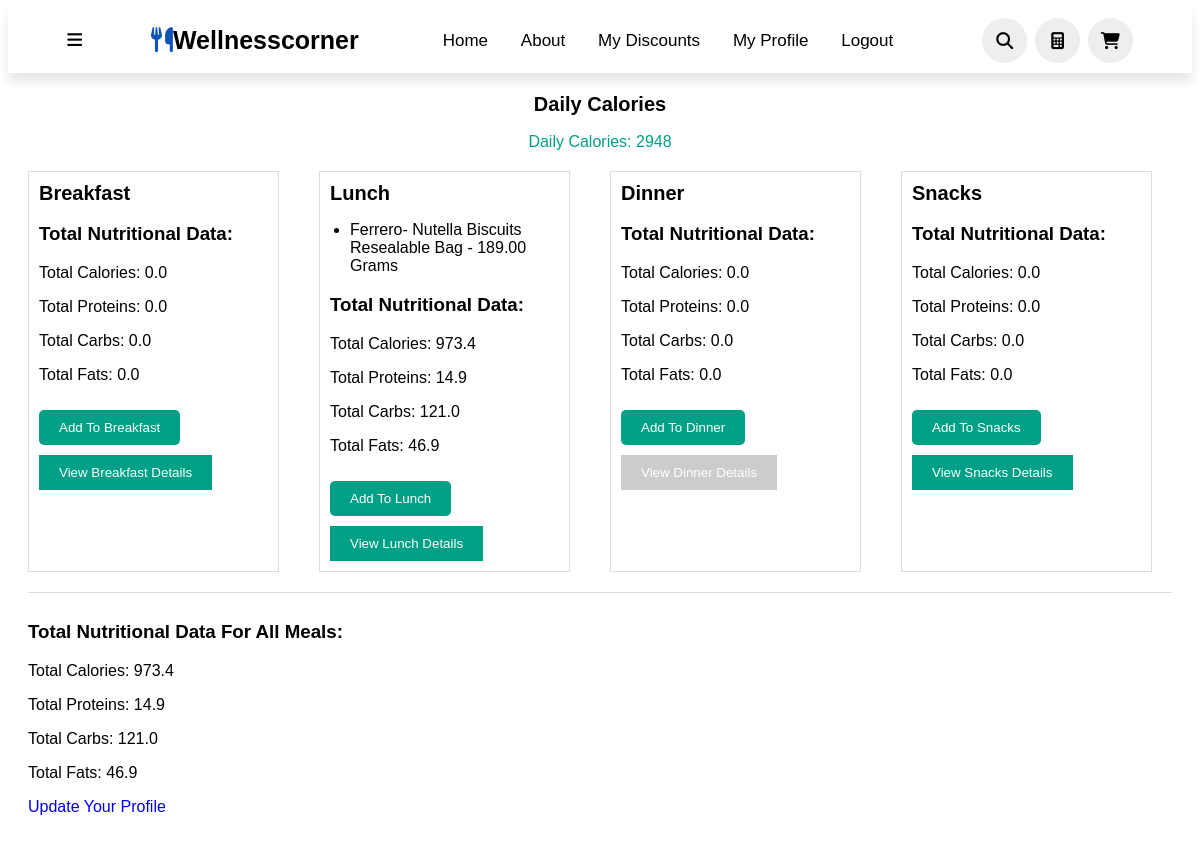
Page /calculator/ (signed in) on the committed database.
### WellnessCorner/models.py (models this page shows, shortened)
class UserProfile(models.Model):
    user = models.OneToOneField(User, on_delete=models.CASCADE)
    age = models.PositiveIntegerField()
    height = models.PositiveIntegerField()  # in cm
    weight = models.DecimalField(max_digits=5, decimal_places=2)
    GENDER_CHOICES = [
        ('male', 'Male'),
        ('female', 'Female'),
    ]
    gender = models.CharField(max_length=10, choices=GENDER_CHOICES,  default='male')
    ACTIVITY_LEVEL_CHOICES = [
        ('sedentary', 'Sedentary'),
        ('lightly_active', 'Lightly Active'),
        ('moderately_active', 'Moderately Active'),
        ('very_active', 'Very Active'),
        ('extra_active', 'Extra Active'),
    ]
    activity_level = models.CharField(max_length=20, choices=ACTIVITY_LEVEL_CHOICES, default='sedentary')
    GOAL_CHOICES = [
        ('cut', 'Cut'),
        ('bulk', 'Bulk'),
        ('maintain', 'Maintain'),
    ]
    goal = models.CharField(max_length=10, choices=GOAL_CHOICES, default='maintain')
    daily_calories = models.DecimalField(max_digits=8, decimal_places=2, blank=True, null=True)

class MealApiProduct(models.Model):
    meal = models.ForeignKey(Meal, on_delete=models.CASCADE)
    api_product = models.ForeignKey(ApiProduct, on_delete=models.CASCADE)
    quantity_grams = models.DecimalField(max_digits=10, decimal_places=2)
    user = models.ForeignKey(settings.AUTH_USER_MODEL, on_delete=models.CASCADE, null=True, blank=True)
    kcal_per_100g = models.DecimalField(max_digits=10, decimal_places=2)
    protein_per_100g = models.DecimalField(max_digits=10, decimal_places=2)
    carbs_per_100g = models.DecimalField(max_digits=10, decimal_places=2)
    fats_per_100g = models.DecimalField(max_digits=10, decimal_places=2)

class ApiProduct(models.Model):
    PRODUCT_TYPES = (
        ('None', 'None'),
        ('lactate', 'Lactate'),
        ('carne', 'Carne'),
        ('legume', 'Legume'),
        ('fructe', 'Fructe'),
    )
    product_name = models.CharField(max_length=100)
    brands = models.CharField(max_length=100)
    quantity = models.CharField(max_length=50)
    categories = models.CharField(max_length=200)
    image = models.ImageField(upload_to='api_product_images/', null=True, blank=True)  # Field to store image
    kcal_per_100g = models.DecimalField(max_digits=10, decimal_places=2, null=True, blank=True, default=None)
    protein_per_100g = models.DecimalField(max_digits=10, decimal_places=2, null=True, blank=True, default=None)
    carbs_per_100g = models.DecimalField(max_digits=10, decimal_places=2, null=True, blank=True, default=None)
    fats_per_100g = models.DecimalField(max_digits=10, decimal_places=2, null=True, blank=True, default=None)
    sugars_per_100g = models.DecimalField(max_digits=10, decimal_places=2, null=True, blank=True)  # Add sugar field
    sodium_per_100g = models.DecimalField(max_digits=10, decimal_places=2, null=True, blank=True)  # Add sodium field
    saturated_fats_per_100g = models.DecimalField(max_digits=10, decimal_places=2, null=True, blank=True)  # Add saturated fats field
    price = models.DecimalField(max_digits=10, decimal_places=2, null=True, blank=True)  # Add price field
    product_type = models.CharField(max_length=20, choices=PRODUCT_TYPES, default='None')
    user_rating = models.DecimalField(max_digits=3, decimal_places=1, null=True, blank=True)
    total_ratings = models.IntegerField(default=0)
    rated_by = models.ManyToManyField(User, through='ApiProductRating')
    allergies = models.TextField(null=True, blank=True)  # Field to store allergies as JSON string
    nutriscore = models.CharField(max_length=1, null=True, blank=True)

### WellnessCorner/views.py (the view)
# urls.py: path('calculator/', views.calculator, name='calculator'),  # Add this line
@login_required
def calculator(request):
    user = request.user
    try:
        user_profile = user.userprofile
    except UserProfile.DoesNotExist:
        return redirect('create_profile')
    if user_profile.gender == 'male':
        bmr = 88.362 + (13.397 * float(user_profile.weight)) + (4.799 * float(user_profile.height)) - (5.677 * float(user_profile.age))
    else:  # Female
        bmr = 447.593 + (9.247 * float(user_profile.weight)) + (3.098 * float(user_profile.height)) - (4.330 * float(user_profile.age))
    activity_levels = {
        'sedentary': 1.2,
        'lightly_active': 1.375,
        'moderately_active': 1.55,
        'very_active': 1.725,
        'extra_active': 1.9
    }
    adjusted_bmr = bmr * activity_levels[user_profile.activity_level]
    if user_profile.goal == 'cut':
        daily_calories = adjusted_bmr - 500  # Deficit of 500 calories per day for cutting
    elif user_profile.goal == 'bulk':
        daily_calories = adjusted_bmr + 500  # Surplus of 500 calories per day for bulking
    else:  # Maintain
        daily_calories = adjusted_bmr  # Maintain current weight
    user_profile.daily_calories = daily_calories
    user_profile.save()
    breakfast = Meal.objects.filter(meal_type='Breakfast', user=user).first()
    lunch = Meal.objects.filter(meal_type='Lunch', user=user).first()
    dinner = Meal.objects.filter(meal_type='Dinner', user=user).first()
    snacks = Meal.objects.filter(meal_type='Snacks', user=user).first()
    breakfast_products = MealProduct.objects.filter(meal__meal_type='Breakfast', meal__user=user)
    lunch_products = MealProduct.objects.filter(meal__meal_type='Lunch', meal__user=user)
    dinner_products = MealProduct.objects.filter(meal__meal_type='Dinner', meal__user=user)
    snacks_products = MealProduct.objects.filter(meal__meal_type='Snacks', meal__user=user)
    breakfast_api_products = MealApiProduct.objects.filter(meal__meal_type='Breakfast', meal__user=user)
    lunch_api_products = MealApiProduct.objects.filter(meal__meal_type='Lunch', meal__user=user)
    dinner_api_products = MealApiProduct.objects.filter(meal__meal_type='Dinner', meal__user=user)
    snacks_api_products = MealApiProduct.objects.filter(meal__meal_type='Snacks', meal__user=user)
    breakfast_total = calculate_total_nutritional_data(breakfast, breakfast_products, breakfast_api_products)
    lunch_total = calculate_total_nutritional_data(lunch, lunch_products, lunch_api_products)
    dinner_total = calculate_total_nutritional_data(dinner, dinner_products, dinner_api_products)
    snacks_total = calculate_total_nutritional_data(snacks, snacks_products, snacks_api_products)
    total_all_meals = {
        'total_calories': breakfast_total['total_calories'] + lunch_total['total_calories'] +
                          dinner_total['total_calories'] + snacks_total['total_calories'],
        'total_proteins': breakfast_total['total_proteins'] + lunch_total['total_proteins'] +
                          dinner_total['total_proteins'] + snacks_total['total_proteins'],
        'total_carbs': breakfast_total['total_carbs'] + lunch_total['total_carbs'] +
                       dinner_total['total_carbs'] + snacks_total['total_carbs'],
        'total_fats': breakfast_total['total_fats'] + lunch_total['total_fats'] +
                      dinner_total['total_fats'] + snacks_total['total_fats']
    }
    calories_class = 'neutral'
    if user_profile.goal == 'cut':
     if total_all_meals['total_calories'] < user_profile.daily_calories:
        calories_class = 'good'
     else:
        calories_class = 'bad'
    elif user_profile.goal == 'bulk':
     if total_all_meals['total_calories'] > user_profile.daily_calories:
        calories_class = 'good'
     else:
        calories_class = 'bad'
    context = {
        'breakfast': breakfast,
        'lunch': lunch,
        'dinner': dinner,
        'snacks': snacks,
        'breakfast_products': breakfast_products,
        'lunch_products': lunch_products,
        'dinner_products': dinner_products,
        'snacks_products': snacks_products,
        'breakfast_api_products': breakfast_api_products,
        'lunch_api_products': lunch_api_products,
        'dinner_api_products': dinner_api_products,
        'snacks_api_products': snacks_api_products,
        'breakfast_total': breakfast_total,
        'lunch_total': lunch_total,
        'dinner_total': dinner_total,
        'snacks_total': snacks_total,
        'total_all_meals': total_all_meals,
        'daily_calories': daily_calories,
        'calories_class': calories_class,
    }
    print("Calories class:", calories_class)
    return render(request, 'calculator.html', context)

### templates/calculator.html (shortened to what this page needs)
{% load static %}
<!DOCTYPE html>
<html lang="en">
<head>
    <link rel="stylesheet" href="{% static 'calculator.css' %}">
</head>
<body>
    <header>
        <div class="more">
            <i class="fa-solid fa-bars" onclick="toggleBar()"></i>
        </div>
        <a href="#" class="logo"><i class="fas fa-utensils"></i>Wellnesscorner</a>
        <nav class="navbar">
            <a href="{% url 'index' %}">Home</a>
            <a href="#about">about</a>
            <a href="{% url 'user_discounts' %}">My discounts</a>
            <a href="{% url 'myaccount' %}">My Profile</a>
            <a href="{% url 'logout' %}">Logout</a>
        </nav>
        <div class="icons">
            <i class="fas fa-search" id="search-icon" onclick="toggleSearch()"></i>
            <a href="{% url 'calculator' %}" class="fa-solid fa-calculator"></a>
            <a href="{% url 'basket_page' %}" class="fas fa-shopping-cart"></a>
        </div>
    </header>
    <div class="myfitnesspal">
        <div class="main">
            <div class="daily-calories-container">
                <h2 class="meal-title">Daily Calories</h2>
                <p class="meal-calories {{ calories_class }}">
                    Daily Calories: {{ daily_calories|floatformat:"0" }}
                </p>
            </div>
            <div class="meals-container">
                <div class="meal-summary">
                    <h2 class="meal-title">Breakfast</h2>
                    <div class="nutritional-data">
                        <h3>Total Nutritional Data:</h3>
                        <p>Total Calories: {{ breakfast_total.total_calories|floatformat:"1" }}</p>
                        <p>Total Proteins: {{ breakfast_total.total_proteins|floatformat:"1" }}</p>
                        <p>Total Carbs: {{ breakfast_total.total_carbs|floatformat:"1" }}</p>
                        <p>Total Fats: {{ breakfast_total.total_fats|floatformat:"1" }}</p>
                    </div>
                    <form action="{% url 'add_to_meal' meal_type='Breakfast' %}" method="get">
                        <button type="submit">Add to Breakfast</button>
                    </form>
                    <a href="{% if breakfast %}{% url 'meal_detail' meal_id=breakfast.id %}{% endif %}">
                        <button{% if not breakfast %} disabled{% endif %}>View Breakfast Details</button>
                    </a>
                </div>
                <div class="meal-summary">
                    <h2 class="meal-title">Lunch</h2>
                    <ul class="meal-list">
                        {% for meal_api_product in lunch_api_products %}
                            <li>{{ meal_api_product.api_product.product_name }} - {{ meal_api_product.quantity_grams }} grams</li>
                        {% endfor %}
                    </ul>
                    <div class="nutritional-data">
                        <h3>Total Nutritional Data:</h3>
                        <p>Total Calories: {{ lunch_total.total_calories|floatformat:"1" }}</p>
                        <p>Total Proteins: {{ lunch_total.total_proteins|floatformat:"1" }}</p>
                        <p>Total Carbs: {{ lunch_total.total_carbs|floatformat:"1" }}</p>
                        <p>Total Fats: {{ lunch_total.total_fats|floatformat:"1" }}</p>
                    </div>
                    <form action="{% url 'add_to_meal' meal_type='Lunch' %}" method="get">
                        <button type="submit">Add to Lunch</button>
                    </form>
                    <a href="{% if lunch %}{% url 'meal_detail' meal_id=lunch.id %}{% endif %}">
                        <button{% if not lunch %} disabled{% endif %}>View Lunch Details</button>
                    </a>
                </div>
                <div class="meal-summary">
                    <h2 class="meal-title">Dinner</h2>
                    <div class="nutritional-data">
                        <h3>Total Nutritional Data:</h3>
                        <p>Total Calories: {{ dinner_total.total_calories|floatformat:"1" }}</p>
                        <p>Total Proteins: {{ dinner_total.total_proteins|floatformat:"1" }}</p>
                        <p>Total Carbs: {{ dinner_total.total_carbs|floatformat:"1" }}</p>
                        <p>Total Fats: {{ dinner_total.total_fats|floatformat:"1" }}</p>
                    </div>
                    <form action="{% url 'add_to_meal' meal_type='Dinner' %}" method="get">
                        <button type="submit">Add to Dinner</button>
                    </form>
                    <a href="{% if dinner %}{% url 'meal_detail' meal_id=dinner.id %}{% endif %}">
                        <button{% if not dinner %} disabled{% endif %}>View Dinner Details</button>
                    </a>
                </div>
                <div class="meal-summary">
                    <h2 class="meal-title">Snacks</h2>
                    <div class="nutritional-data">
                        <h3>Total Nutritional Data:</h3>
                        <p>Total Calories: {{ snacks_total.total_calories|floatformat:"1" }}</p>
                        <p>Total Proteins: {{ snacks_total.total_proteins|floatformat:"1" }}</p>
                        <p>Total Carbs: {{ snacks_total.total_carbs|floatformat:"1" }}</p>
                        <p>Total Fats: {{ snacks_total.total_fats|floatformat:"1" }}</p>
                    </div>
                    <form action="{% url 'add_to_meal' meal_type='Snacks' %}" method="get">
                        <button type="submit">Add to Snacks</button>
                    </form>
                    <a href="{% if snacks %}{% url 'meal_detail' meal_id=snacks.id %}{% endif %}">
                        <button{% if not snacks %} disabled{% endif %}>View Snacks Details</button>
                    </a>
                </div>
            </div>
            <div class="total-summary">
                <h3>Total Nutritional Data for all Meals:</h3>
                <p>Total Calories: {{ total_all_meals.total_calories|floatformat:"1" }}</p>
                <p>Total Proteins: {{ total_all_meals.total_proteins|floatformat:"1" }}</p>
                <p>Total Carbs: {{ total_all_meals.total_carbs|floatformat:"1" }}</p>
                <p>Total Fats: {{ total_all_meals.total_fats|floatformat:"1" }}</p>
                <a href="{% url 'myprofile' %}">Update your profile</a>
            </div>
        </div>
    </div>
</body>
</html>

### rows in the picture
UserProfile: daily_calories "2948"
MealApiProduct: api_product.product_name "Ferrero- Nutella Biscuits Resealable Bag", quantity_grams "189.00"

### other values in the picture
{{ breakfast_total.total_calories|floatformat:"1" }} "0.0"
{{ breakfast_total.total_proteins|floatformat:"1" }} "0.0"
{{ breakfast_total.total_carbs|floatformat:"1" }} "0.0"
{{ breakfast_total.total_fats|floatformat:"1" }} "0.0"
{{ lunch_total.total_calories|floatformat:"1" }} "973.4"
{{ lunch_total.total_proteins|floatformat:"1" }} "14.9"
{{ lunch_total.total_carbs|floatformat:"1" }} "121.0"
{{ lunch_total.total_fats|floatformat:"1" }} "46.9"
{{ dinner_total.total_calories|floatformat:"1" }} "0.0"
{{ dinner_total.total_proteins|floatformat:"1" }} "0.0"
{{ dinner_total.total_carbs|floatformat:"1" }} "0.0"
{{ dinner_total.total_fats|floatformat:"1" }} "0.0"
{{ snacks_total.total_calories|floatformat:"1" }} "0.0"
{{ snacks_total.total_proteins|floatformat:"1" }} "0.0"
{{ snacks_total.total_carbs|floatformat:"1" }} "0.0"
